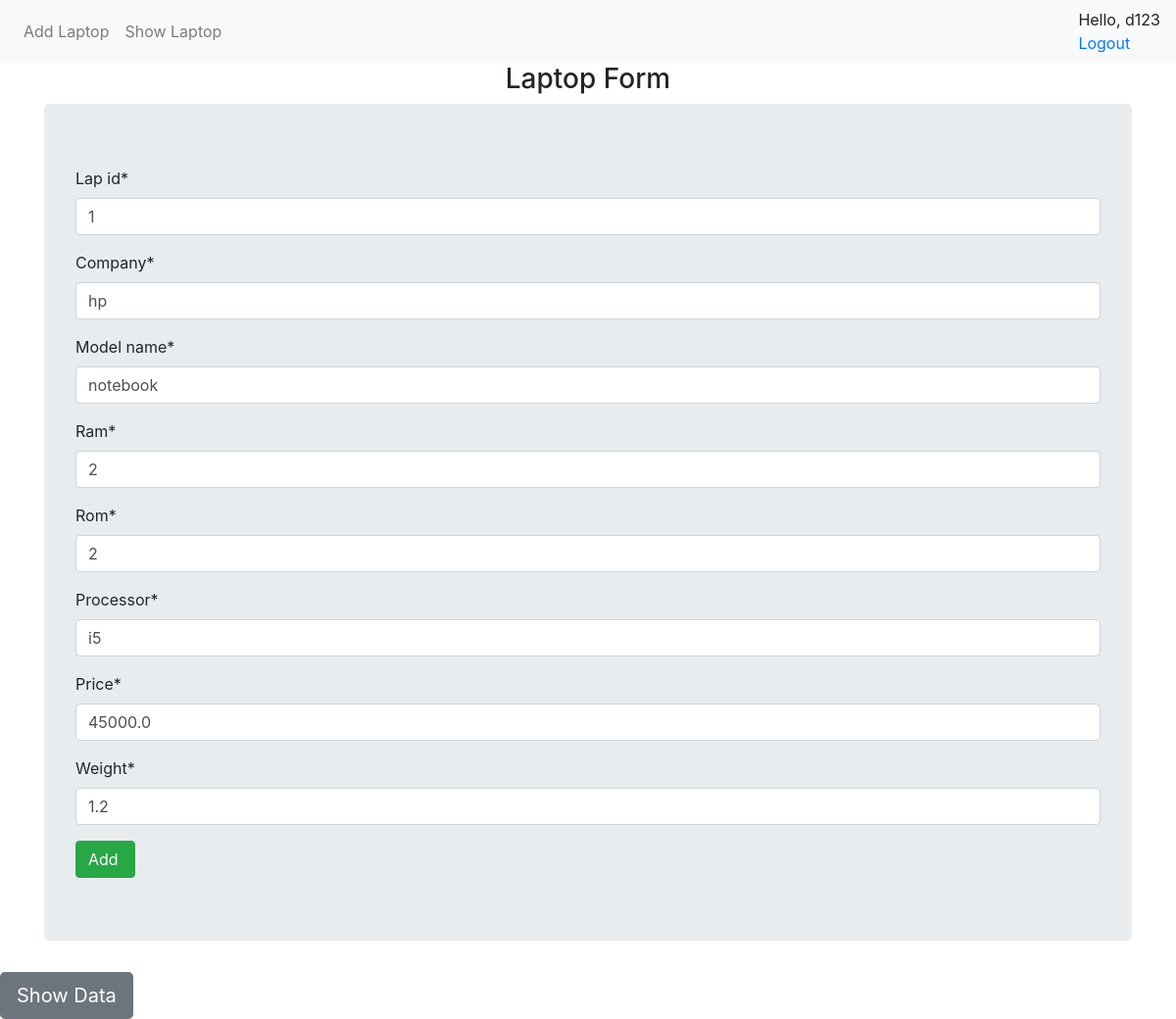
The app's page /laptop/update/1/ (signed in) with its own data.
### App1/models.py (models this page shows, shortened)
class Laptop(models.Model):
    lap_id = models.IntegerField(primary_key=True)
    company = models.CharField(max_length=32)
    model_name = models.CharField(max_length=32)
    ram = models.IntegerField()
    rom = models.IntegerField()
    processor = models.CharField(max_length=32)
    price = models.FloatField()
    weight = models.FloatField()

### App1/views.py (the view)
# urls.py: path('update/<int:pk>/', views.LaptopUpdateView.as_view(), name='update'),
class LaptopUpdateView(LoginRequiredMixin,UpdateView):
    model = Laptop
    fields = '__all__'
    success_url = '/laptop/list/'

### templates/App1/laptop_form.html (shortened to what this page needs)
{% extends 'layout.html' %}
{% load crispy_forms_tags %}
{% block content %}
<p class="h3" align="center">Laptop Form</p>
<div class="container">
    <form method="post" class="jumbotron", style="50%">
    {{form | crispy}}
    <input type="submit" value="Add " class="btn btn-success">
    </form>
</div>
<a class="btn btn-secondary btn-lg" href="{% url 'show_lap' %}">Show  Data</a>
{% endblock %}

### templates/layout.html (shortened to what this page needs)
<!DOCTYPE html>
<html lang="en">
{% load crispy_forms_tags %}
<head>
    <link rel="stylesheet" href="https://cdn.jsdelivr.net/npm/bootstrap@4.6.1/dist/css/bootstrap.min.css">
</head>
<body>
<nav class="navbar navbar-expand-lg navbar-light bg-light">
  <div class="collapse navbar-collapse" id="navbarNav">
    <ul class="navbar-nav">
        <li class="nav-item">
                <a class="nav-link" href="{% url 'add_lap' %}">Add Laptop</a>
        </li>
        <li class="nav-item">
                <a class="nav-link" href="{% url 'show_lap' %}">Show Laptop</a>
        </li>
        </ul>
        <ul class="navbar-nav ml-auto">
       <span class="authlinks">
        {% if user.is_authenticated %}
            <li><a>Hello, {{user.username}}</a></li>
            <li><a href="{% url 'logout1' %}">Logout</a></li>
        {% else %}
            <li><a href="{% url 'register1' %}">Register</a></li>
            <li><a href="{% url 'login1' %}">Login</a></li>
        {% endif %}
       </span>
       </ul>
  </div>
</nav>
{% block content %}
{% endblock%}
</body>
</html>

### records on screen
Laptop: lap_id "1", company "hp", model_name "notebook", ram "2", rom "2", processor "i5", price "45000.0", weight "1.2"

### other values on screen
{{ user.username }} "d123"
